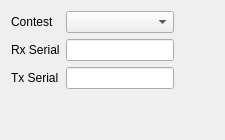
     <widget class="QWidget" name="tab_5">
      <property name="enabled">
       <bool>true</bool>
      </property>
      <attribute name="title">
       <string>Contest</string>
      </attribute>
      <layout class="QGridLayout" name="gridLayout_15">
       <item row="0" column="2">
        <spacer name="horizontalSpacer_3">
         <property name="orientation">
          <enum>Qt::Horizontal</enum>
         </property>
         <property name="sizeHint" stdset="0">
          <size>
           <width>40</width>
           <height>20</height>
          </size>
         </property>
        </spacer>
       </item>
       <item row="2" column="1">
        <widget class="QLineEdit" name="lineEdit_2">
         <property name="sizePolicy">
          <sizepolicy hsizetype="Minimum" vsizetype="Fixed">
           <horstretch>0</horstretch>
           <verstretch>0</verstretch>
          </sizepolicy>
         </property>
         <property name="focusPolicy">
          <enum>Qt::ClickFocus</enum>
         </property>
        </widget>
       </item>
       <item row="2" column="0">
        <widget class="QLabel" name="label_2">
         <property name="text">
          <string>Tx Serial</string>
         </property>
        </widget>
       </item>
       <item row="1" column="0">
        <widget class="QLabel" name="label_3">
         <property name="text">
          <string>Rx Serial</string>
         </property>
        </widget>
       </item>
       <item row="1" column="1">
        <widget class="QLineEdit" name="lineEdit_3">
         <property name="sizePolicy">
          <sizepolicy hsizetype="Minimum" vsizetype="Fixed">
           <horstretch>0</horstretch>
           <verstretch>0</verstretch>
          </sizepolicy>
         </property>
         <property name="focusPolicy">
          <enum>Qt::ClickFocus</enum>
         </property>
        </widget>
       </item>
       <item row="0" column="0">
        <widget class="QLabel" name="label_4">
         <property name="text">
          <string>Contest</string>
         </property>
        </widget>
       </item>
       <item row="0" column="1">
        <widget class="QComboBox" name="contestEdit">
         <property name="focusPolicy">
          <enum>Qt::ClickFocus</enum>
         </property>
         <item>
          <property name="text">
           <string/>
          </property>
         </item>
         <item>
          <property name="text">
           <string>LZ DX</string>
          </property>
         </item>
        </widget>
       </item>
       <item row="3" column="1">
        <spacer name="verticalSpacer_4">
         <property name="orientation">
          <enum>Qt::Vertical</enum>
         </property>
         <property name="sizeHint" stdset="0">
          <size>
           <width>20</width>
           <height>40</height>
          </size>
         </property>
        </spacer>
       </item>
      </layout>
     </widget>
